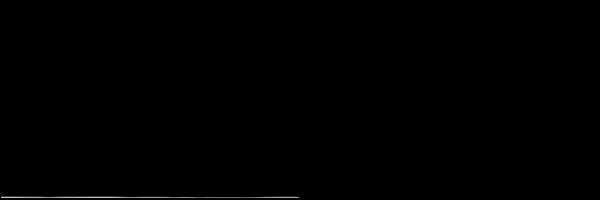
Frame 1 (no input)
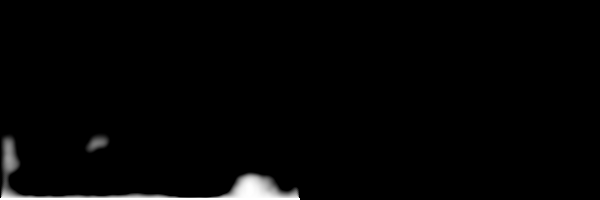
Frame 60 (no input)
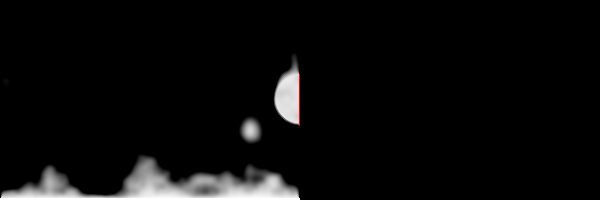
Frame 120 (the mouse pressed at the canvas centre since frame 60)

The p5.js sketch that drew these frames (run headless with seeded random() and noise() and a simulated clock; from frame 60 on, the mouse is pressed at the canvas centre):

// p5.js sketch
// ── sketch.js

let buffer1;
let buffer2;
let cooling;
const w = 300;
const h = 200;

let ystart = 0.0;

function setup() {
  pixelDensity(1);
  createCanvas(w * 2, h);
  buffer1 = createGraphics(w, h);
  buffer2 = createGraphics(w, h);
  cooling = createImage(w, h);
  stroke(255,0,0)
}

function cool() {
  cooling.loadPixels();
  let xoff = 0.0; // Start xoff at 0
  let increment = 0.02;
  // For every x,y coordinate in a 2D space, calculate a noise value and produce a brightness value
  for (let x = 0; x < w; x++) {
    xoff += increment; // Increment xoff
    let yoff = ystart; // For every xoff, start yoff at 0
    for (let y = 0; y < h; y++) {
      yoff += increment; // Increment yoff

      // Calculate noise and scale by 255
      let n = noise(xoff, yoff);
      let bright = pow(n, 3) * 255;

      // Try using this line instead
      //float bright = random(0,255);

      // Set each pixel onscreen to a grayscale value
      let index = (x + y * w) * 4;
      cooling.pixels[index] = bright;
      cooling.pixels[index + 1] = bright;
      cooling.pixels[index + 2] = bright;
      cooling.pixels[index + 3] = 255;
    }
  }

  cooling.updatePixels();
  ystart += increment;
}

function fire(rows) {
  buffer1.loadPixels();
  for (let x = 0; x < w; x++) {
    for (let j = 0; j < rows; j++) {
      let y = h - (j + 1);
      let index = (x + y * w) * 4;
      buffer1.pixels[index] = 255;
      buffer1.pixels[index + 1] = 255;
      buffer1.pixels[index + 2] = 255;
      buffer1.pixels[index + 3] = 255;
    }
  }
  buffer1.updatePixels();
}
function draw() {
  fire(2);
  if (mouseIsPressed) {
    buffer1.fill(255, 0, 0); // Set fill color to red
    buffer1.stroke(255, 0, 0); // Set stroke color to red
    buffer1.ellipse(mouseX, mouseY, 50, 50); // Draw red ellipse
  }
  cool();
  background(0);
  buffer1.loadPixels();
  buffer2.loadPixels();
  for (let x = 1; x < w - 1; x++) {
    for (let y = 1; y < h - 1; y++) {
      let index0 = (x + y * w) * 4; // x, y
      let index1 = (x + 1 + y * w) * 4; // (x + 1), y
      let index2 = (x - 1 + y * w) * 4; // (x - 1), y
      let index3 = (x + (y + 1) * w) * 4; // x, (y + 1)
      let index4 = (x + (y - 1) * w) * 4; // x, (y - 1)

      // Because we are using only gray colors, the value of the color
      // components are the same, and we can use that as brightness.
      let c1 = buffer1.pixels[index1];
      let c2 = buffer1.pixels[index2];
      let c3 = buffer1.pixels[index3];
      let c4 = buffer1.pixels[index4];

      let c5 = cooling.pixels[index0];
      let newC = c1 + c2 + c3 + c4;
      newC = newC * 0.25 - c5;

      buffer2.pixels[index4] = newC;
      buffer2.pixels[index4 + 1] = newC;
      buffer2.pixels[index4 + 2] = newC;
      buffer2.pixels[index4 + 3] = 255;
    }
  }
  buffer2.updatePixels();

  // Swap
  let temp = buffer1;
  buffer1 = buffer2;
  buffer2 = temp;

  // Display buffer1 only
  image(buffer1, 0, 0);
}
